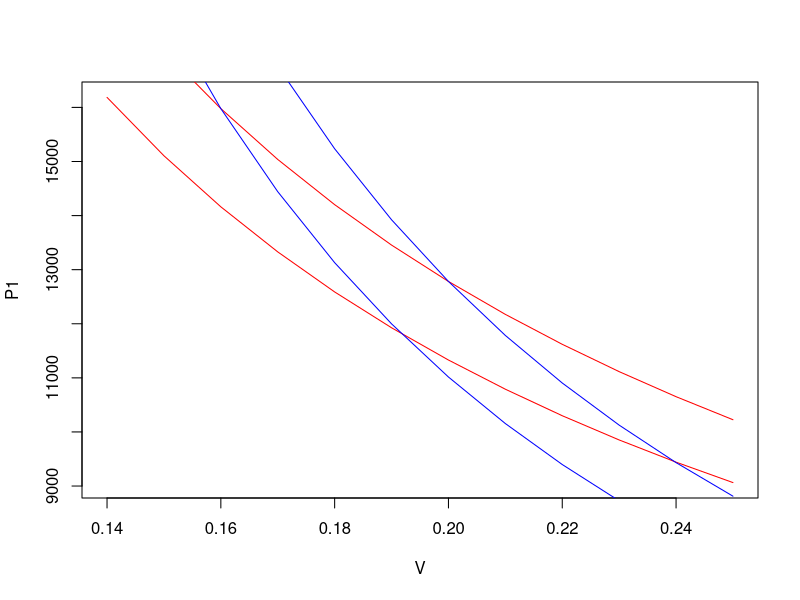

The R script that drew this image:
# Grafico do ciclo de carnot

# Constante dos gases ideais
R = 8.3

clayperon <- function(T,V) {
P = n*R*T/V
return (P)
}

# temperaturas isotermas oC
T1 = 0.0
T2 = 35.0
# mols de gas
n = 1.0
# Intervalo de volume
V1 = 0.14
V2 = 0.25
# Graus de liberdade do gas
f = 3

T1 = T1 + 273
T2 = T2 + 273
V = seq(V1,V2, 0.01)

# Calculo das isotermas
P1 = clayperon(T1,V)
P2 = clayperon(T2,V)

# Calculo das adiabaticas
Va = 0.16
Vb = 0.20
gamma = (f + 2)/f
k = clayperon(T2,Va)*Va**(gamma)
P3 = k/V**(gamma)
k = clayperon(T2,Vb)*Vb**(gamma)
P4 = k/V**(gamma)

#svg('ciclo-carnot.svg')

plot(P1~V,type='l',col='red')
lines(P2~V,col='red')
lines(P3~V,col='blue')
lines(P4~V,col='blue')

#dev.off()
